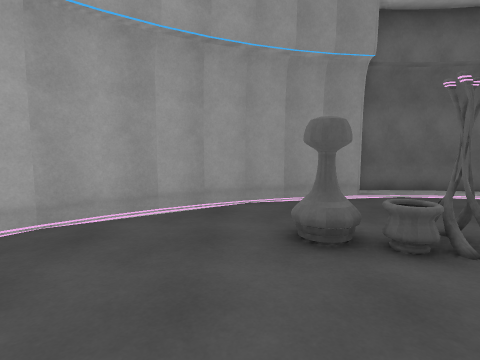
view 1 (above)

17 first-person views from a walk through a Unity game level. The camera is 1.4 m above the floor, tilts 6° down and sees 80° across. The floor is counted in squares, 1 m on a side. Each view is taken from the middle of a square. On the plan, view 1 faces up. The plan holds only what a view shows up to about 14 squares ahead; the rest is blank. The player is left out. Surface patterns are stand-ins for the level's own textures.

view 2
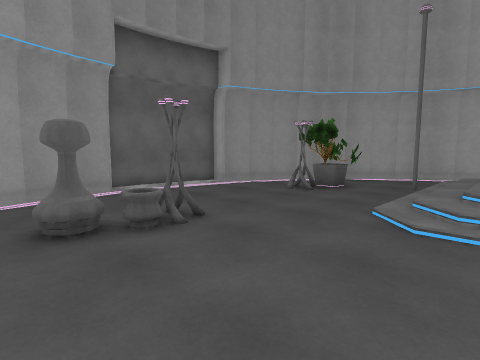

view 3
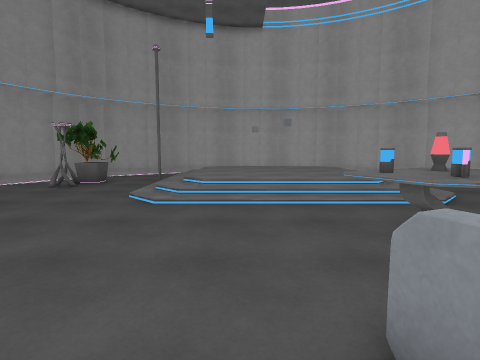

view 4
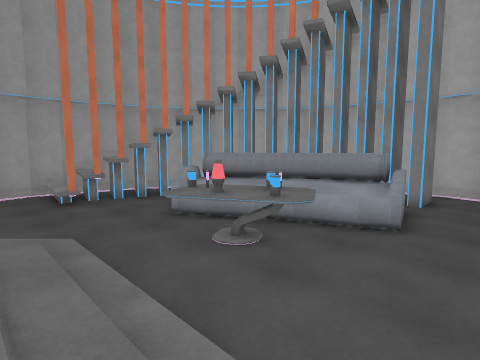

view 5
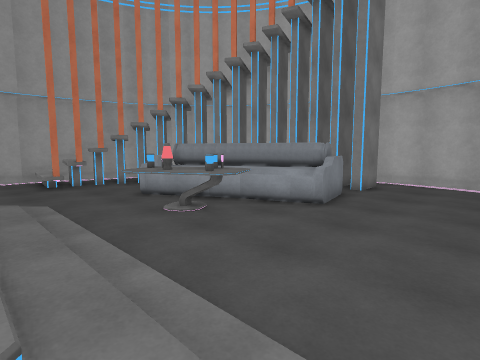

view 6
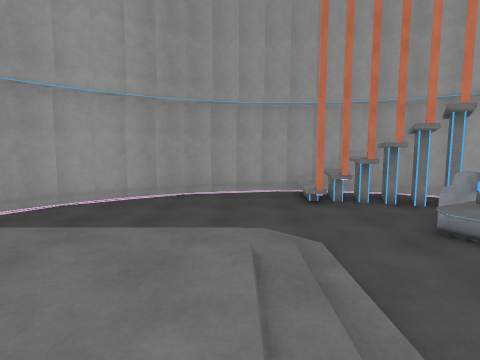

view 7
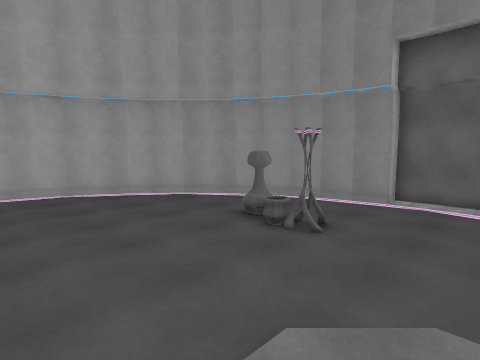

view 8
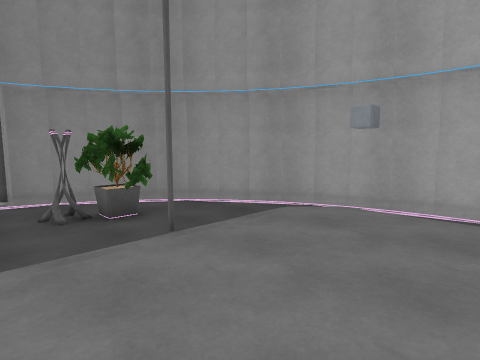

view 9
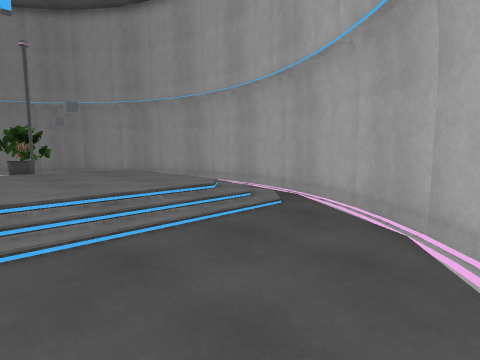

view 10
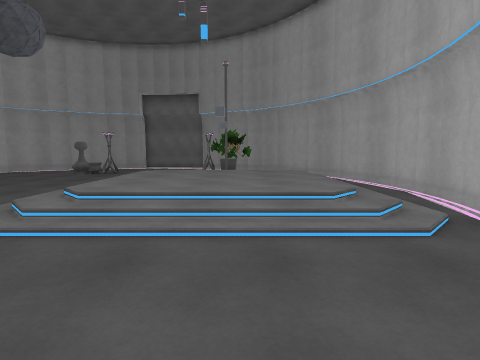

view 11
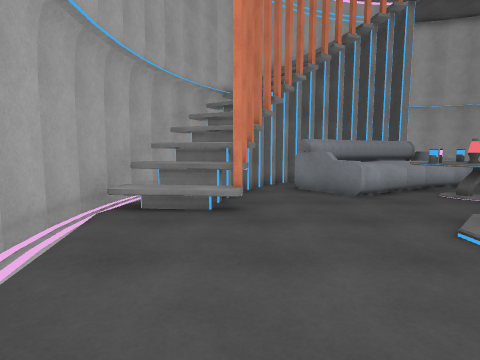

view 12
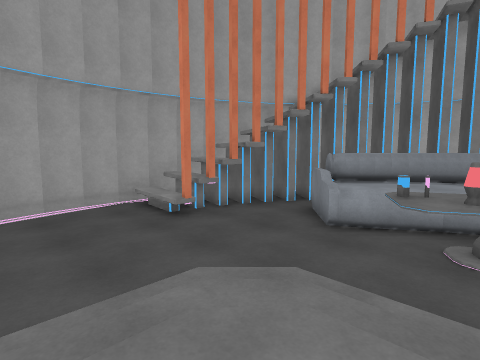

view 13
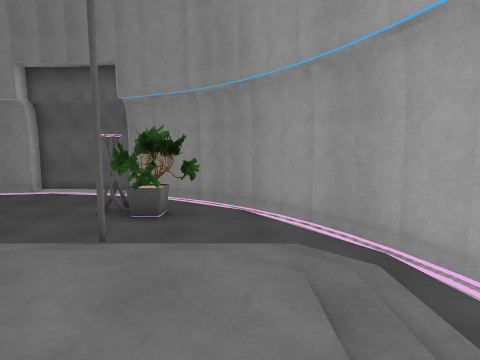

view 14
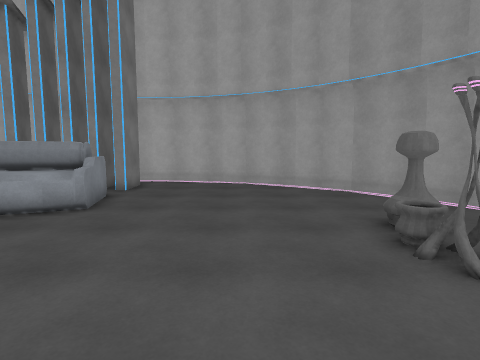

view 15
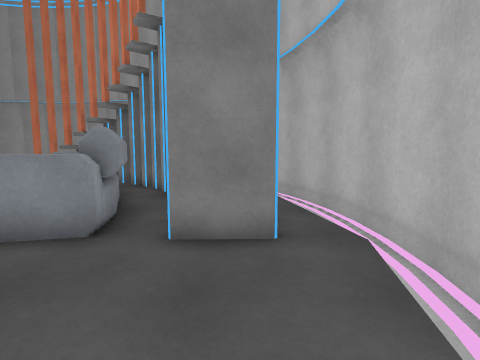

view 16
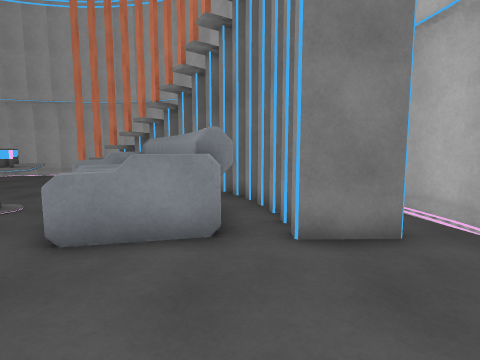

view 17
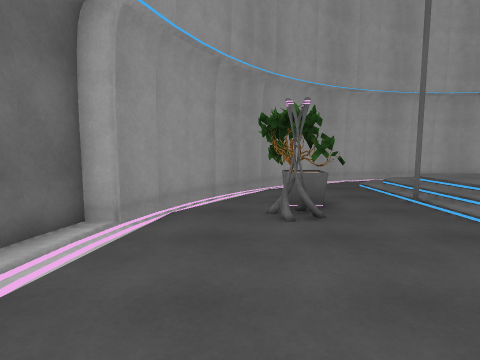

### Floor plan
Key: @ floor where view 1 was taken; # wall or solid block; x gap in a wall; . main floor; : floor 0.5 m higher than the main floor; / step, stairs or slope; ^ raised ledge; T tree; B box; C cup; L lamp; O other object.
Columns run from 7 left of view 1 to 17 right of it. Each row starts with its distance up from view 1.
 10            ###
  9         ####.####
  8       ###.......###
  7     ###...........##
  6    ##..............###
  5   ##....O.......T#TT.#
  4  ##.....OOO......T#..##
  3  #...............T....##
  2 ##.....................#
  1 #............////#////.##
  0 #......@.....//////////.#
 -1 #............//      //.#
 -2 #............//      //.#
 -3 #....OOO.....//      / .#
 -4 #.##OOOO.BC..//     :/ .#
 -5 #.##OOOOBCBB.// :    / .#
 -6 #. ##OOOOBLB.//      //.#
 -7 #.  # OOOBC..//////////##
 -8 ##  # OOOO...//////////#
 -9     ## OOO.............#
-10      ##OO.............##
-11      ###.............##
-12       ####x#........##
-13         ##^#.......##
-14          #^O.....###
-15          #^O..####
-16           #####

Positions as (right, up) in squares from view 1, and headings:
1: (0, 0), facing up
2: (0, -1), facing up-right
3: (-2, -2), facing right
4: (7, -1), facing down-left
5: (7, 1), facing down-left
6: (7, -2), facing down
7: (7, -2), facing up-left
8: (7, -4), facing up-right
9: (8, -13), facing up-right
10: (11, -13), facing up
11: (11, -12), facing left
12: (9, -5), facing down-left
13: (13, -4), facing up
14: (7, 1), facing left
15: (-5, 1), facing down
16: (-3, 1), facing down
17: (3, 6), facing right
